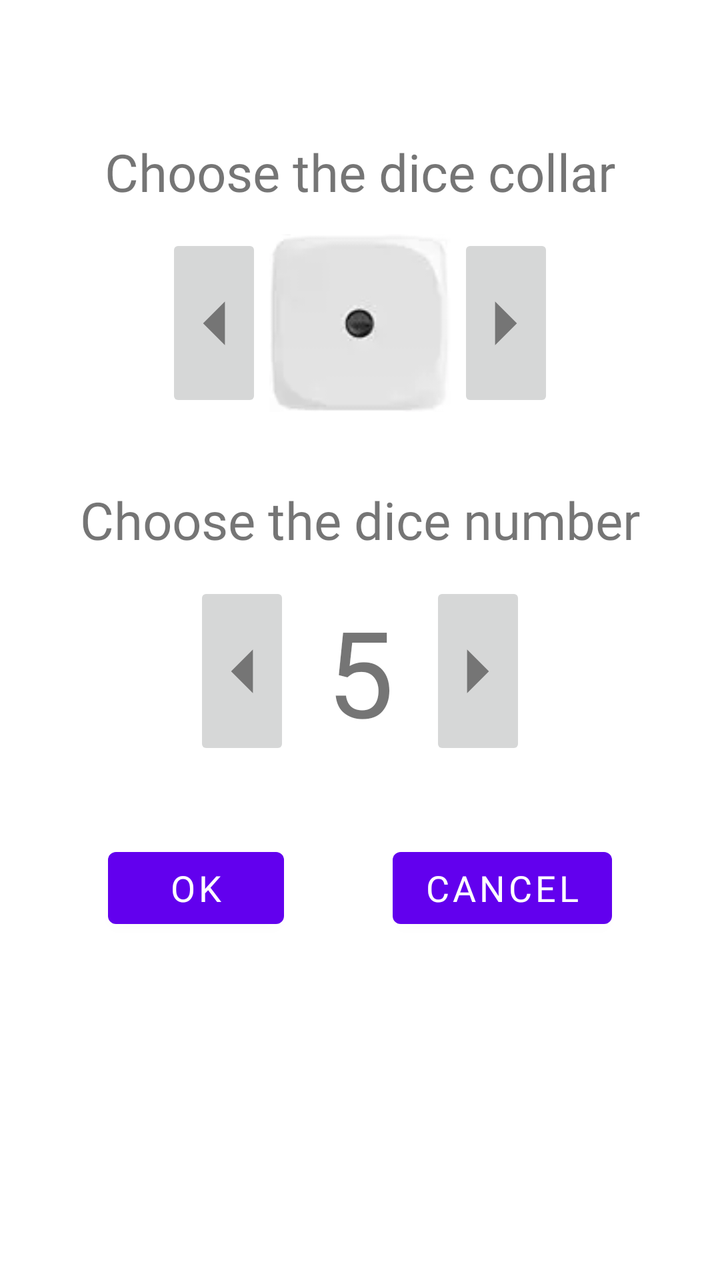
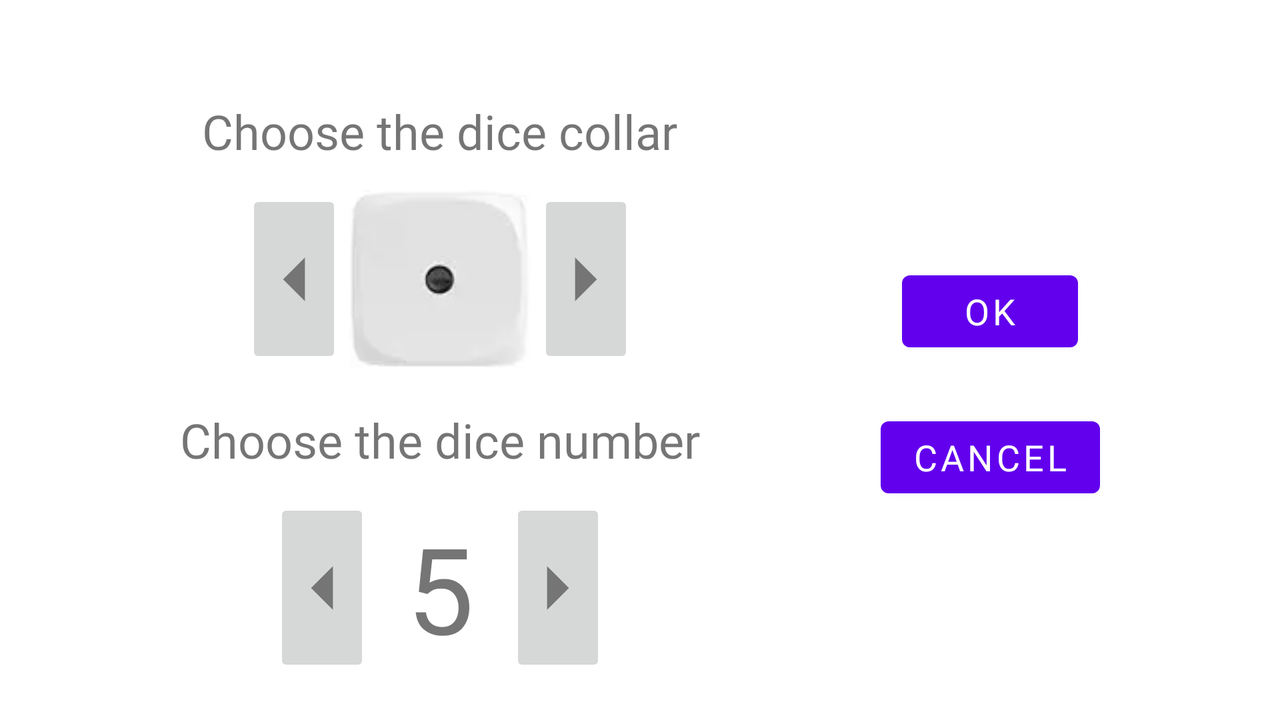

Two renders of one Android screen. The first uses the default layout on a phone; the second uses the alternative layout the repository ships for a different screen configuration, on a matching device. The two XML files are below.
<!-- AndroidManifest.xml: application theme Theme.Rolldice -->
<!-- res/layout/fragment_settings.xml -->
<?xml version="1.0" encoding="utf-8"?>
<androidx.constraintlayout.widget.ConstraintLayout
    xmlns:android="http://schemas.android.com/apk/res/android"
    xmlns:app="http://schemas.android.com/apk/res-auto"
    xmlns:tools="http://schemas.android.com/tools"
    android:layout_width="match_parent"
    android:layout_height="match_parent">

    <TextView
        android:id="@+id/textView"
        android:layout_width="wrap_content"
        android:layout_height="wrap_content"
        android:layout_marginTop="64dp"
        android:elegantTextHeight="true"
        android:fontFamily="@font/sanchez_italic"
        android:gravity="center"
        android:text="@string/choose_the_dice_collar"
        android:textAlignment="gravity"
        android:textSize="26sp"
        app:layout_constraintEnd_toEndOf="parent"
        app:layout_constraintStart_toStartOf="parent"
        app:layout_constraintTop_toTopOf="parent" />

    <LinearLayout
        android:id="@+id/linearLayout1"
        android:layout_width="wrap_content"
        android:layout_height="0dp"
        android:layout_marginTop="8dp"
        android:gravity="center"
        android:orientation="horizontal"
        app:layout_constraintEnd_toEndOf="parent"
        app:layout_constraintStart_toStartOf="parent"
        app:layout_constraintTop_toBottomOf="@+id/textView">

        <androidx.appcompat.widget.AppCompatImageButton
            android:id="@+id/ibtLeftDiceColor"
            android:layout_width="wrap_content"
            android:layout_height="match_parent"
            android:layout_weight="1"
            app:srcCompat="@drawable/ic_arrow_left" />

        <androidx.appcompat.widget.AppCompatImageView
            android:id="@+id/imgDiceColor"
            android:layout_width="98dp"
            android:layout_height="89dp"
            android:layout_weight="1"
            app:srcCompat="@drawable/wp_dice1" />

        <androidx.appcompat.widget.AppCompatImageButton
            android:id="@+id/ibtRightDiceColor"
            android:layout_width="wrap_content"
            android:layout_height="match_parent"
            android:layout_weight="1"
            app:srcCompat="@drawable/ic_arrow_right" />

    </LinearLayout>

    <TextView
        android:id="@+id/textView2"
        android:layout_width="wrap_content"
        android:layout_height="wrap_content"
        android:layout_marginTop="32dp"
        android:elegantTextHeight="true"
        android:fontFamily="@font/sanchez_italic"
        android:gravity="center"
        android:text="@string/choose_the_dice_number"
        android:textAlignment="gravity"
        android:textSize="26sp"
        app:layout_constraintEnd_toEndOf="parent"
        app:layout_constraintStart_toStartOf="parent"
        app:layout_constraintTop_toBottomOf="@+id/linearLayout1" />

    <LinearLayout
        android:id="@+id/linearLayout2"
        android:layout_width="wrap_content"
        android:layout_height="0dp"
        android:layout_marginTop="8dp"
        android:orientation="horizontal"
        app:layout_constraintEnd_toEndOf="parent"
        app:layout_constraintStart_toStartOf="parent"
        app:layout_constraintTop_toBottomOf="@+id/textView2">

        <androidx.appcompat.widget.AppCompatImageButton
            android:id="@+id/ibtLeftDiceNo"
            android:layout_width="wrap_content"
            android:layout_height="match_parent"
            android:layout_weight="1"
            app:srcCompat="@drawable/ic_arrow_left" />

        <TextView
            android:id="@+id/txtDiceNo"
            android:layout_width="70dp"
            android:layout_height="89dp"
            android:layout_weight="1"
            android:fontFamily="@font/sanchez"
            android:gravity="center|clip_vertical|center_vertical"
            tools:text="5"
            android:textAlignment="gravity"
            android:textSize="60sp" />

        <androidx.appcompat.widget.AppCompatImageButton
            android:id="@+id/ibtRightDiceNo"
            android:layout_width="wrap_content"
            android:layout_height="match_parent"
            android:layout_weight="1"
            app:srcCompat="@drawable/ic_arrow_right" />
    </LinearLayout>

    <Button
        android:id="@+id/btnOk"
        android:layout_width="wrap_content"
        android:layout_height="wrap_content"
        android:layout_marginTop="40dp"
        android:fontFamily="@font/sanchez"
        android:text="@string/ok"
        android:textSize="18sp"
        app:layout_constraintEnd_toStartOf="@+id/btnCancel"
        app:layout_constraintHorizontal_bias="0.5"
        app:layout_constraintHorizontal_chainStyle="spread"
        app:layout_constraintStart_toStartOf="parent"
        app:layout_constraintTop_toBottomOf="@+id/linearLayout2" />

    <Button
        android:id="@+id/btnCancel"
        android:layout_width="wrap_content"
        android:layout_height="wrap_content"
        android:layout_marginTop="40dp"
        android:fontFamily="@font/sanchez"
        android:text="@string/cancel"
        android:textSize="18sp"
        app:layout_constraintEnd_toEndOf="parent"
        app:layout_constraintHorizontal_bias="0.5"
        app:layout_constraintStart_toEndOf="@+id/btnOk"
        app:layout_constraintTop_toBottomOf="@+id/linearLayout2" />

</androidx.constraintlayout.widget.ConstraintLayout>
<!-- resources referenced by this layout -->
<resources>
  <!-- drawable ic_arrow_left (drawable-anydpi) -->
  <vector xmlns:android="http://schemas.android.com/apk/res/android"
      android:width="24dp"
      android:height="24dp"
      android:viewportWidth="24"
      android:viewportHeight="24"
      android:tint="#333333"
      android:alpha="0.6"
      android:autoMirrored="true">
    <group android:scaleX="2.1818182"
        android:scaleY="2.1818182"
        android:translateX="-13.090909"
        android:translateY="-14.181818">
      <path
          android:fillColor="@android:color/white"
          android:pathData="M14,7l-5,5 5,5V7z"/>
    </group>
  </vector>
  <!-- drawable ic_arrow_right (drawable-anydpi) -->
  <vector xmlns:android="http://schemas.android.com/apk/res/android"
      android:width="24dp"
      android:height="24dp"
      android:viewportWidth="24"
      android:viewportHeight="24"
      android:tint="#333333"
      android:alpha="0.6"
      android:autoMirrored="true">
    <group android:scaleX="2.1818182"
        android:scaleY="2.1818182"
        android:translateX="-15.272727"
        android:translateY="-14.181818">
      <path
          android:fillColor="@android:color/white"
          android:pathData="M10,17l5,-5 -5,-5v10z"/>
    </group>
  </vector>
  <!-- drawable wp_dice1: webp bitmap (drawable, 382 bytes) -->
  <string name="cancel">Cancel</string>
  <string name="choose_the_dice_collar">Choose the dice collar</string>
  <string name="choose_the_dice_number">Choose the dice number</string>
  <string name="ok">OK</string>
  <style name="Theme.Rolldice" parent="Theme.MaterialComponents.DayNight.DarkActionBar">
          
          <item name="colorPrimary">@color/purple_500</item>
          <item name="colorPrimaryVariant">@color/purple_700</item>
          <item name="colorOnPrimary">@color/white</item>
          
          <item name="colorSecondary">@color/teal_200</item>
          <item name="colorSecondaryVariant">@color/teal_700</item>
          <item name="colorOnSecondary">@color/black</item>
          
          <item name="android:statusBarColor" tools:targetApi="l">?attr/colorPrimaryVariant</item>
          
  
      </style>
</resources>
<!-- res/layout-land/fragment_settings.xml (the repository's variant of the layout above) -->
<!-- drawn on the phone turned sideways -->
<?xml version="1.0" encoding="utf-8"?>
<androidx.constraintlayout.widget.ConstraintLayout xmlns:android="http://schemas.android.com/apk/res/android"
    xmlns:app="http://schemas.android.com/apk/res-auto"
    xmlns:tools="http://schemas.android.com/tools"
    android:layout_width="match_parent"
    android:layout_height="match_parent">

    <LinearLayout
        android:id="@+id/linearLayout5"
        android:layout_width="wrap_content"
        android:layout_height="wrap_content"
        android:layout_marginTop="24dp"
        android:gravity="center"
        android:orientation="vertical"
        app:layout_constraintBottom_toBottomOf="parent"
        app:layout_constraintEnd_toStartOf="@+id/linearLayout4"
        app:layout_constraintHorizontal_bias="0.5"
        app:layout_constraintStart_toStartOf="parent"
        app:layout_constraintTop_toTopOf="parent">

        <TextView
            android:id="@+id/textView"
            android:layout_width="wrap_content"
            android:layout_height="wrap_content"
            android:elegantTextHeight="true"
            android:fontFamily="@font/sanchez_italic"
            android:gravity="center"
            android:text="@string/choose_the_dice_collar"
            android:textAlignment="gravity"
            android:textSize="24sp" />

        <LinearLayout
            android:id="@+id/linearLayout1"
            android:layout_width="wrap_content"
            android:layout_height="wrap_content"
            android:layout_marginTop="8dp"
            android:gravity="center"
            android:orientation="horizontal">

            <ImageButton
                android:id="@+id/ibtLeftDiceColor"
                android:layout_width="wrap_content"
                android:layout_height="match_parent"
                android:layout_weight="1"
                android:contentDescription="@string/left_button_dice_color"
                app:srcCompat="@drawable/ic_arrow_left" />

            <ImageView
                android:id="@+id/imgDiceColor"
                android:layout_width="98dp"
                android:layout_height="89dp"
                android:layout_weight="1"
                android:contentDescription="@string/image_with_dice_color"
                app:srcCompat="@drawable/wp_dice1" />

            <ImageButton
                android:id="@+id/ibtRightDiceColor"
                android:layout_width="wrap_content"
                android:layout_height="match_parent"
                android:layout_weight="1"
                android:contentDescription="@string/right_button_dice_color"
                app:srcCompat="@drawable/ic_arrow_right" />

        </LinearLayout>

        <TextView
            android:id="@+id/textView2"
            android:layout_width="wrap_content"
            android:layout_height="wrap_content"
            android:layout_marginTop="16dp"
            android:elegantTextHeight="true"
            android:fontFamily="@font/sanchez_italic"
            android:gravity="center"
            android:text="@string/choose_the_dice_number"
            android:textAlignment="gravity"
            android:textSize="24sp" />

        <LinearLayout
            android:id="@+id/linearLayout2"
            android:layout_width="wrap_content"
            android:layout_height="wrap_content"
            android:layout_marginTop="8dp"
            android:orientation="horizontal">

            <androidx.appcompat.widget.AppCompatImageButton
                android:id="@+id/ibtLeftDiceNo"
                android:layout_width="wrap_content"
                android:layout_height="match_parent"
                android:layout_weight="1"
                app:srcCompat="@drawable/ic_arrow_left" />

            <TextView
                android:id="@+id/txtDiceNo"
                android:layout_width="70dp"
                android:layout_height="89dp"
                android:layout_weight="1"
                android:fontFamily="@font/sanchez"
                android:gravity="center|clip_vertical|center_vertical"
                android:textAlignment="gravity"
                android:textSize="60sp"
                tools:text="5" />

            <androidx.appcompat.widget.AppCompatImageButton
                android:id="@+id/ibtRightDiceNo"
                android:layout_width="wrap_content"
                android:layout_height="match_parent"
                android:layout_weight="1"
                app:srcCompat="@drawable/ic_arrow_right" />
        </LinearLayout>

    </LinearLayout>

    <LinearLayout
        android:id="@+id/linearLayout4"
        android:layout_width="wrap_content"
        android:layout_height="wrap_content"
        android:layout_marginTop="24dp"
        android:gravity="center"
        android:orientation="vertical"
        app:layout_constraintBottom_toBottomOf="parent"
        app:layout_constraintEnd_toEndOf="parent"
        app:layout_constraintHorizontal_bias="0.5"
        app:layout_constraintStart_toEndOf="@+id/linearLayout5"
        app:layout_constraintTop_toTopOf="parent">

        <Button
            android:id="@+id/btnOk"
            android:layout_width="wrap_content"
            android:layout_height="wrap_content"
            android:fontFamily="@font/sanchez"
            android:text="@string/ok"
            android:textSize="18sp" />

        <Space
            android:layout_width="match_parent"
            android:layout_height="25dp" />

        <Button
            android:id="@+id/btnCancel"
            android:layout_width="wrap_content"
            android:layout_height="wrap_content"
            android:fontFamily="@font/sanchez"
            android:text="@string/cancel"
            android:textSize="18sp" />
    </LinearLayout>

</androidx.constraintlayout.widget.ConstraintLayout>
<!-- resources referenced by the variant -->
<!-- as the phone turned sideways resolves them -->
<resources>
  <!-- drawable ic_arrow_left (drawable-anydpi) -->
  <vector xmlns:android="http://schemas.android.com/apk/res/android"
      android:width="24dp"
      android:height="24dp"
      android:viewportWidth="24"
      android:viewportHeight="24"
      android:tint="#333333"
      android:alpha="0.6"
      android:autoMirrored="true">
    <group android:scaleX="2.1818182"
        android:scaleY="2.1818182"
        android:translateX="-13.090909"
        android:translateY="-14.181818">
      <path
          android:fillColor="@android:color/white"
          android:pathData="M14,7l-5,5 5,5V7z"/>
    </group>
  </vector>
  <!-- drawable ic_arrow_right (drawable-anydpi) -->
  <vector xmlns:android="http://schemas.android.com/apk/res/android"
      android:width="24dp"
      android:height="24dp"
      android:viewportWidth="24"
      android:viewportHeight="24"
      android:tint="#333333"
      android:alpha="0.6"
      android:autoMirrored="true">
    <group android:scaleX="2.1818182"
        android:scaleY="2.1818182"
        android:translateX="-15.272727"
        android:translateY="-14.181818">
      <path
          android:fillColor="@android:color/white"
          android:pathData="M10,17l5,-5 -5,-5v10z"/>
    </group>
  </vector>
  <!-- drawable wp_dice1: webp bitmap (drawable, 382 bytes) -->
  <string name="cancel">Cancel</string>
  <string name="choose_the_dice_collar">Choose the dice collar</string>
  <string name="choose_the_dice_number">Choose the dice number</string>
  <string name="image_with_dice_color">Image with dice color</string>
  <string name="left_button_dice_color">Left button to choose the dice color</string>
  <string name="ok">OK</string>
  <string name="right_button_dice_color">Right button to choose the dice color</string>
  <style name="Theme.Rolldice" parent="Theme.MaterialComponents.DayNight.DarkActionBar">
          
          <item name="colorPrimary">@color/purple_500</item>
          <item name="colorPrimaryVariant">@color/purple_700</item>
          <item name="colorOnPrimary">@color/white</item>
          
          <item name="colorSecondary">@color/teal_200</item>
          <item name="colorSecondaryVariant">@color/teal_700</item>
          <item name="colorOnSecondary">@color/black</item>
          
          <item name="android:statusBarColor" tools:targetApi="l">?attr/colorPrimaryVariant</item>
          
  
      </style>
</resources>
